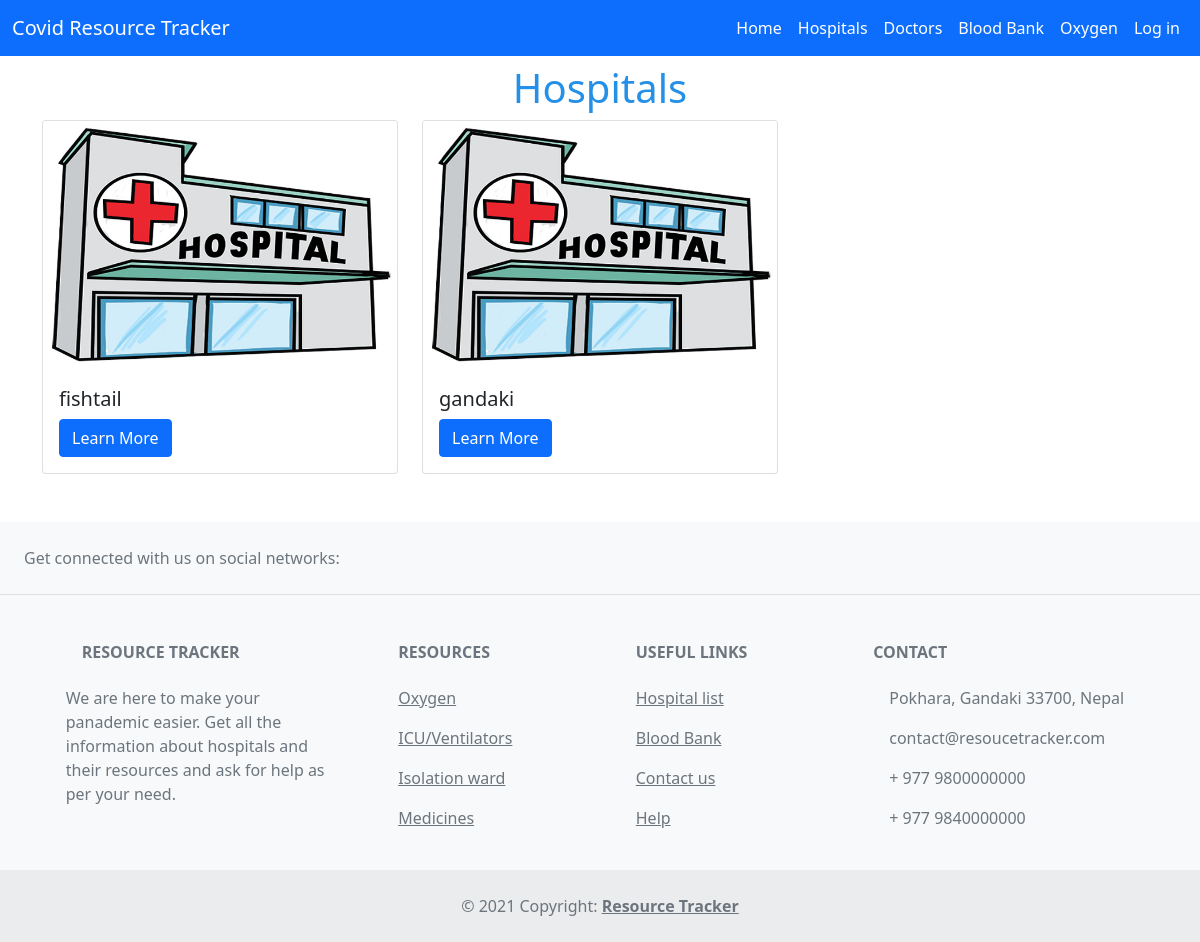
The page /hospital_list/ on the database as committed earlier.
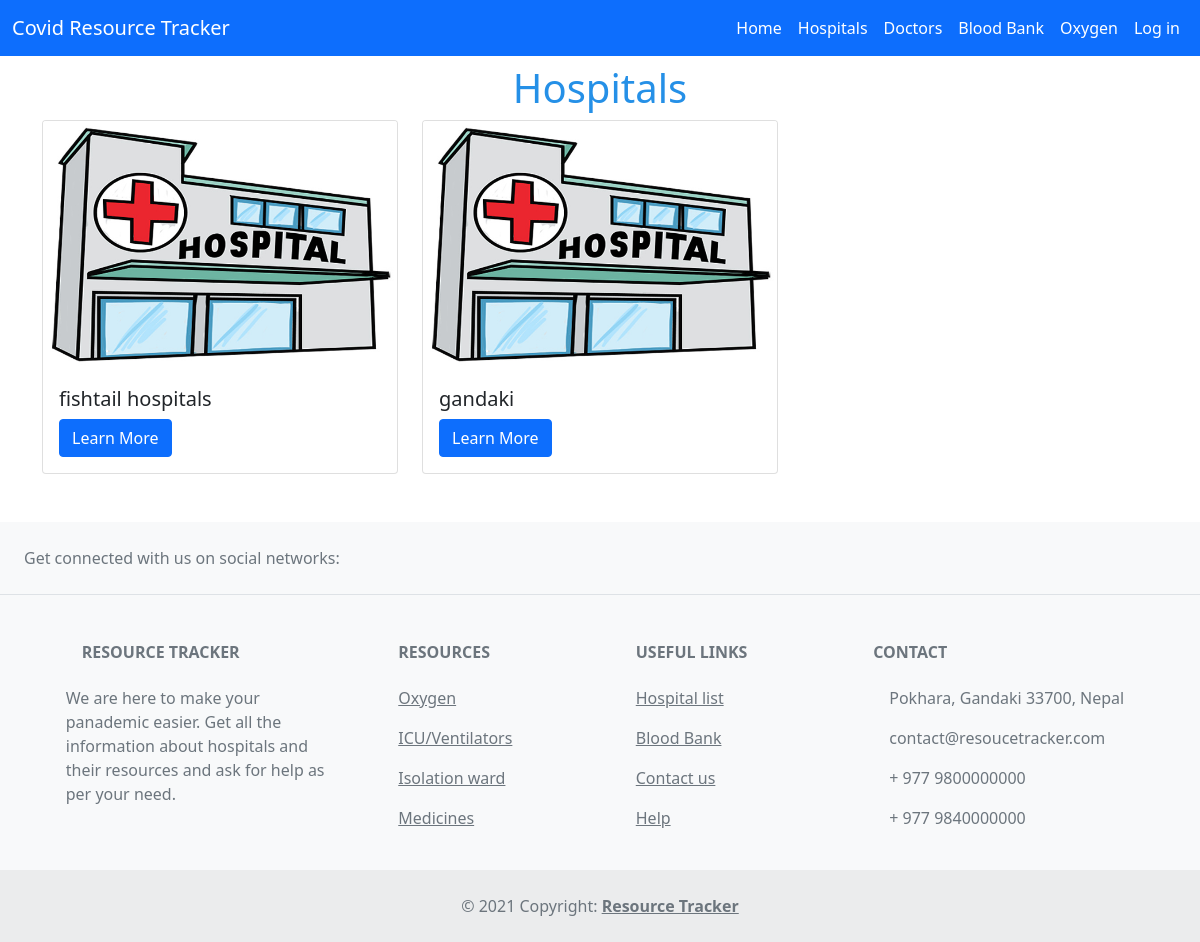
The same page on the database as committed later.
### apps/models.py (models this page shows, shortened)
class Hospital(models.Model):
    name = models.CharField(max_length=255)
    email = models.EmailField(unique=True)
    address = models.CharField(max_length=255)
    contact_no = models.CharField(max_length=15)
    hospital_image = models.ImageField(upload_to='hospital_image')

### apps/user_views.py (the view)
# urls.py: path('hospital_list/', hospital_list, name='hospital_list'),
def hospital_list(request):
    hospitals = Hospital.objects.all()
    context = {
        'hospitals': hospitals,
    }
    return render(request, 'user/hospital_list.html', context)

### apps/templates/user/hospital_list.html (shortened to what this page needs)
{% extends 'user_base.html' %}
{% block content %}
<h1 class="text-center my-2">Hospitals</h1>
<div class="container">
	<div class="row">
	{% for hospital in hospitals %}
		<div class="col-md-4 mb-5">
            <div class="card">
                <div class="bg-image hover-overlay ripple" data-mdb-ripple-color="light">
                  <img
                    src="{{ hospital.hospital_image.url }}"
                    class="img-fluid card-img-top" style="height: 250px;"
                  />
                </div>
                <div class="card-body">
                  <h5 class="card-title">{{ hospital.name }}</h5>
                  <a href="{% url 'hospital_detail' hospital.pk %}" class="btn btn-primary">Learn More</a>
                </div>
              </div>
        </div>
	{% endfor %}
</div>
</div>
{% endblock content %}

Rows that differ between the two databases and show on the page:
changed Hospital: name "fishtail" → "fishtail hospitals"
